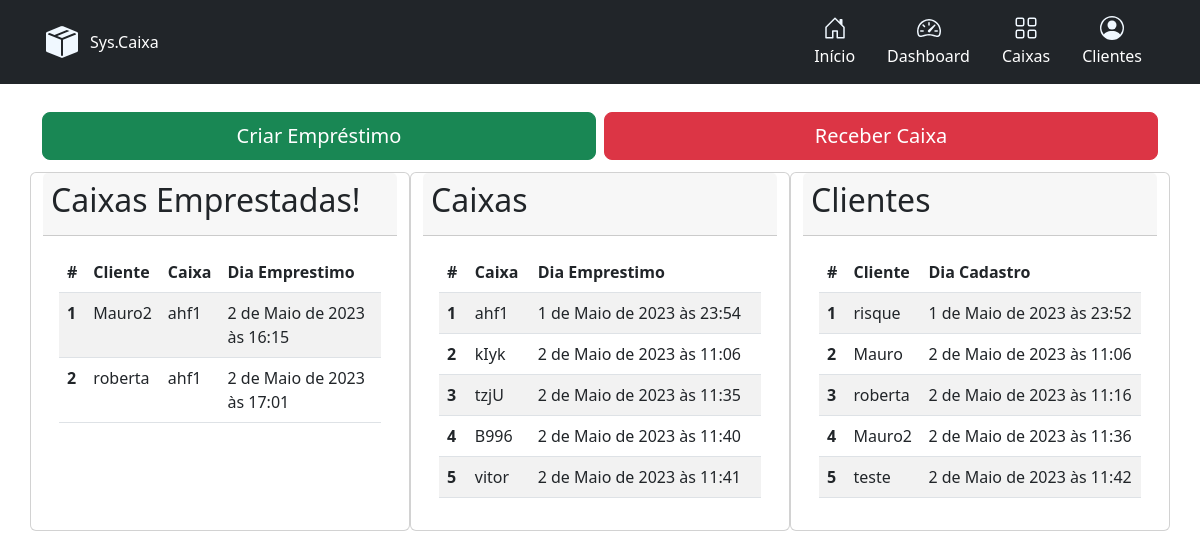
The page / on the database its author committed.
### main/models.py (models this page shows, shortened)
class CaixaCliente (models.Model):
    idCliente = models.ForeignKey(Cliente, on_delete=models.DO_NOTHING)
    idCaixa = models.ForeignKey(Caixa, on_delete=models.DO_NOTHING)
    dataEmprestimo = models.DateTimeField(auto_now_add=True, blank=True)

class Cliente (models.Model):
    id = models.BigAutoField(primary_key=True)
    nomeCliente = models.CharField(max_length=200)
    codCliente = models.CharField(max_length=10)
    dataCadastroCliente = models.DateTimeField(auto_now_add=True, blank=True)
    qr_code_cl =models.ImageField(upload_to='qrcodescl',blank=True)

class Caixa (models.Model):
    id = models.BigAutoField(primary_key=True)
    codCaixa = models.CharField(max_length=10)
    dataCadastroCaixa = models.DateTimeField(auto_now_add=True, blank=True)
    qr_code_cx =models.ImageField(upload_to='qrcodescx',blank=True)

### main/views.py (the view)
# urls.py: path('',include('main.urls')),
def main(request):
    Clientes = Cliente.objects.all()
    Caixas = Caixa.objects.all()
    CaixaClientes = CaixaCliente.objects.all()
    return render(request,'index.html',{"Clientes":Clientes,"Caixas":Caixas,"CaixaClientes":CaixaClientes})

### main/templates/index.html (shortened to what this page needs)
{% extends "base.html" %}
  {% block content %}
  <div class="container">
    <div class="p-2 row justify-content-center">
      <a  href="qr" id ="CriarButton"type="button" class="m-1 col btn btn-success btn-lg">Criar Empréstimo</a>
      <button type="button" class="m-1 col btn btn-danger btn-lg" data-bs-toggle="modal" data-bs-target="#Receber">Receber Caixa</button>
    </div>
    <div class="row">
      <div class="card  col-lg">
        <div class="card-header">
          <ul class="nav nav-pills card-header-pills">
            <h2>Caixas Emprestadas!</h2>
          </ul>
        </div>
        <div class="card-body">
          <table class="table table-striped">
            <thead>
              <tr>
                <th scope="col">#</th>
                <th scope="col">Cliente</th>
                <th scope="col">Caixa</th>
                <th scope="col">Dia Emprestimo</th>
              </tr>
            </thead>
            <tbody>
              {% for CaixaCliente in CaixaClientes%}
              <tr>
                <th scope="row">{{ forloop.counter }}</th>
                <td>{{CaixaCliente.idCliente.nomeCliente}}</td>
                <td>{{CaixaCliente.idCaixa.codCaixa}}</td>
                <td>{{CaixaCliente.dataEmprestimo}}</td>
              </tr>
              {% endfor %}
            </tbody>
          </table>
        </div>
      </div>
      <div class="card  col-lg">
        <div class="card-header">
          <ul class="nav nav-pills card-header-pills">
            <h2>Caixas</h2>
          </ul>
        </div>
        <div class="card-body">
          <table class="table table-striped">
            <thead>
              <tr>
                <th scope="col">#</th>
                <th scope="col">Caixa</th>
                <th scope="col">Dia Emprestimo</th>
              </tr>
            </thead>
            <tbody>
              {% for Caixa in Caixas%}
              <tr>
                <th scope="row">{{ forloop.counter }}</th>
                <td>{{Caixa.codCaixa}}</td>
                <td>{{Caixa.dataCadastroCaixa}}</td>
              </tr>
              {% endfor %}
            </tbody>
          </table>
        </div>
      </div>
      <div class="card  col-lg">
        <div class="card-header">
          <ul class="nav nav-pills card-header-pills">
            <h2>Clientes</h2>
          </ul>
        </div>
        <div class="card-body">
          <table class="table table-striped">
            <thead>
              <tr>
                <th scope="col">#</th>
                <th scope="col">Cliente</th>
                <th scope="col">Dia Cadastro</th>
              </tr>
            </thead>
            <tbody>
              {% for Cliente in Clientes%}
              <tr>
                <th scope="row">{{ forloop.counter }}</th>
                <td>{{Cliente.nomeCliente}}</td>
                <td>{{Cliente.dataCadastroCliente}}</td>
              </tr>
              {% endfor %}
            </tbody>
          </table>
        </div>
      </div>
      </div>
    </div>
  {% endblock %}

### rows shown on the page
CaixaCliente: idCliente.nomeCliente "Mauro2", idCaixa.codCaixa "ahf1", dataEmprestimo "2 de Maio de 2023 às 16:15"
CaixaCliente: idCliente.nomeCliente "roberta", idCaixa.codCaixa "ahf1", dataEmprestimo "2 de Maio de 2023 às 17:01"
Caixa: codCaixa "ahf1", dataCadastroCaixa "1 de Maio de 2023 às 23:54"
Caixa: codCaixa "kIyk", dataCadastroCaixa "2 de Maio de 2023 às 11:06"
Caixa: codCaixa "tzjU", dataCadastroCaixa "2 de Maio de 2023 às 11:35"
Caixa: codCaixa "B996", dataCadastroCaixa "2 de Maio de 2023 às 11:40"
Caixa: codCaixa "vitor", dataCadastroCaixa "2 de Maio de 2023 às 11:41"
Cliente: nomeCliente "risque", dataCadastroCliente "1 de Maio de 2023 às 23:52"
Cliente: nomeCliente "Mauro", dataCadastroCliente "2 de Maio de 2023 às 11:06"
Cliente: nomeCliente "roberta", dataCadastroCliente "2 de Maio de 2023 às 11:16"
Cliente: nomeCliente "Mauro2", dataCadastroCliente "2 de Maio de 2023 às 11:36"
Cliente: nomeCliente "teste", dataCadastroCliente "2 de Maio de 2023 às 11:42"
